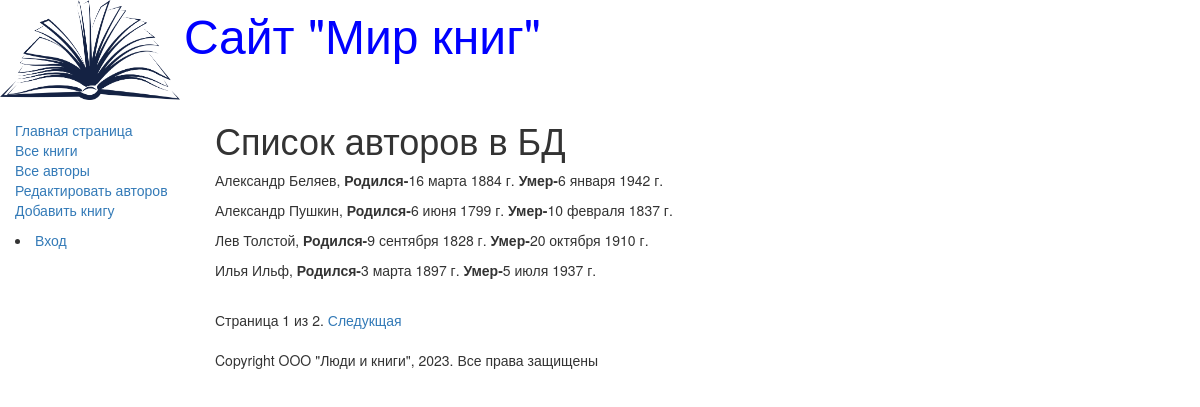
Screenshot of /authors/ with the database file from the repository.
### catalog/models.py (models this page shows, shortened)
class Author(models.Model):
    first_name = models.CharField(max_length=100, help_text='Введите имя автора', verbose_name='Имя автора')
    last_name = models.CharField(max_length=100, help_text='Введите фамилию автора', verbose_name='Фамилия автора')
    date_of_birth = models.DateField(help_text='Введите дату рождения', verbose_name='Дата рождения', null=True,
                                     blank=True)
    date_of_death = models.DateField(help_text='Введите дату смерти', verbose_name='Дата смерти', null=True,
                                     blank=True)

### catalog/views.py (the view)
# urls.py: re_path(r'^authors/$', views.AuthorListView.as_view(), name='authors'),
class AuthorListView(generic.ListView):
    model = Author
    paginate_by = 4

### catalog/templates/catalog/author_list.html
<!DOCTYPE html>
{% extends 'base_generic.html' %}
{% block content %}
<h1>Список авторов в БД</h1>
{% if author_list %}
  {% for author in author_list.all %}
  <p>{{ author.first_name }} {{ author.last_name }},
      <strong>Родился-</strong>{{ author.date_of_birth }}
      <strong>Умер-</strong>{{ author.date_of_death }}</p>
  {% endfor %}
{% else %}
    <p>В базе нет авторов</p>
{% endif %}
{% endblock %}

### catalog/templates/base_generic.html (shortened to what this page needs)
<!DOCTYPE html>
<html lang="en">
<head>
    <link rel="stylesheet" href="https://maxcdn.bootstrapcdn.com/bootstrap/3.3.7/css/bootstrap.min.css">
    {% load static %}
        <link rel="stylesheet" href="{% static 'ccs/style.css' %}">
    {% block head %}
        <img src="{% static 'images/logo.png' %}" style="width: 180px; height: 100px;" align="absmiddle">
        <font size="7" color="blue">Сайт "Мир книг"</font>
    {% endblock %}
</head>
<body>
    <div class="container-fluid">
        <div class="row">
            <div class="col-sm-2">
            {% block sidebar %}
            <ul class="sidebar-nav">
                <li> <a href="{% url 'index' %}">Главная страница</a></li>
                <li> <a href="{% url 'books' %}">Все книги</a></li>
                <li> <a href="{% url 'authors' %}">Все авторы</a></li>
                <li> <a href="{% url 'authors_add' %}">Редактировать авторов</a></li>
                <li> <a href="{% url 'book_create' %}">Добавить книгу</a></li>
            </ul>
                {% if user.is_authenticated %}
                    <li>Пользователь:{{ user.get_username }}</li>
                    <li><a href="{% url 'my-borrowed' %}">Мои заказы</a></li>
                    <li><a href="{% url 'logout' %}?next={{ request.path}} ">Выход</a></li>
                {% else %}
                    <li><a href="{% url 'login' %}?next={{ request.path }} ">Вход</a></li>
                {% endif %}
            {% endblock %}
            </div>
            <div class="col-sm-10">
            {% block content %}{% endblock %}
    {% block pagination %}
        {% if is_paginated %}
            <div class="pagination">
                <span class="page-links">
                <span class="page-current">
                    Страница {{ page_obj.number }} из {{ page_obj.paginator.num_pages }}.
                </span>
                    {% if page_obj.has_next %}
                        <a href="{{ request.path }}?page={{page_obj.next_page_number }}">Следукщая</a>
                    {% endif %}
                </span>
            </div>
        {% endif %}
    {% endblock %}
                {% block footer %}
                    {% block copyright %}
                        <p>Copyright OOO "Люди и книги", 2023. Все права защищены</p>
                    {% endblock %}
                {% endblock %}
            </div>
        </div>
    </div>
</body>
</html>

### catalog/static/css/style.css (style rules this page uses)
.sidebar-nav { margin-top: 20px; padding: 0; list-style: none; }

### rows the page displays
Author: first_name "Александр", last_name "Беляев", date_of_birth "16 марта 1884 г.", date_of_death "6 января 1942 г."
Author: first_name "Александр", last_name "Пушкин", date_of_birth "6 июня 1799 г.", date_of_death "10 февраля 1837 г."
Author: first_name "Лев", last_name "Толстой", date_of_birth "9 сентября 1828 г.", date_of_death "20 октября 1910 г."
Author: first_name "Илья", last_name "Ильф", date_of_birth "3 марта 1897 г.", date_of_death "5 июля 1937 г."

### other values shown
{{ page_obj.number }} "1"
{{ page_obj.paginator.num_pages }} "2"
